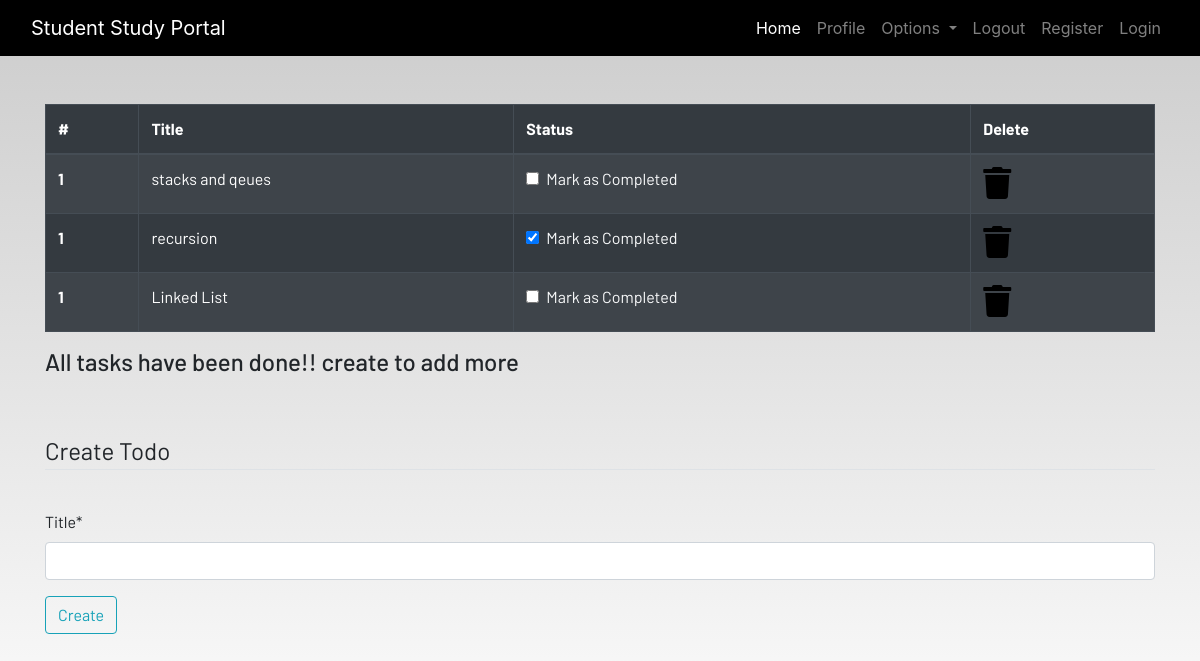
The app's page /todo (signed in) with its own data.
### dashboard/models.py (models this page shows, shortened)
class Todo(models.Model):
    user = models.ForeignKey(User, on_delete=models.CASCADE)
    title = models.CharField(max_length=100)
    is_finished = models.BooleanField(default=False)

### dashboard/views.py (the view)
# urls.py: path('todo', todo, name='todo'),
@login_required(redirect_field_name='login')
def todo(request):
    if request.method == 'POST':
        form = TodoForm(request.POST)
        if form.is_valid():
            instance = form.save(commit=False)
            instance.user = request.user
            instance.save()
            messages.success(request, f'Todo Added from {request.user.username} Successfully')
            return redirect('todo')
    else:
        form = TodoForm()
    todos = Todo.objects.filter(user=request.user)
    context = {'todos': todos, 'form': form}
    return render(request, 'dashboard/todo.html', context)

### dashboard/forms.py
class TodoForm(forms.ModelForm):
    class Meta:
        model = Todo
        fields = ['title']

### dashboard/templates/dashboard/todo.html (shortened to what this page needs)
{% extends 'dashboard/base.html' %}
{% load static %}
{% load crispy_forms_tags %}
{% block content %}
<div class="container">
    <table class="table table-striped table-bordered table-hover table-dark">
        <thead>
            <tr>
                <th scope="col">#</th>
                <th scope="col">Title</th>
                <th scope="col">Status</th>
                <th scope="col">Delete</th>
            </tr>
        </thead>
        <tbody>
            {% for todo in todos %}
            <tr>
                <th scope="row">1</th>
                <td>{{todo.title}}</td>
                <td>
                    <a href="{% url 'update_todo' todo.id %}">
                        <div class="form-check">
                            {% if todo.is_finished %}
                            <input class="form-check-input" type="checkbox" value="" checked>
                            {% else %}
                            <input class="form-check-input" type="checkbox" value="">
                            {% endif %}
                            <label class="form-check-label text-light" for="flexCheckDefault">
                                Mark as Completed
                            </label>
                        </div>
                    </a>
                </td>
                <td><a href="{% url 'delete_todo' todo.id %}"><i class="fa fa-trash fa-2x"></i></a></td>
            </tr>
            {% endfor %}
        </tbody>
    </table>
    <h4>All tasks have been done!! create to add more</h4>
</div><br><br>
<div class="container">
    <form method="POST">
        <fieldset class="form-group">
            <legend class="border-bottom mb-4">Create Todo</legend>
        </fieldset>
        {{form|crispy}}
        <div class="form-group">
            <button href="" class="btn btn-outline-info" type="submit">
                Create
            </button>
        </div>
    </form>
</div>
{% endblock content %}

### static/css/main.css (style rules this page uses)
html { scroll-behavior: smooth; height: 100%; width: 100%; }
a { text-decoration: none !important; color: black; }
html, body { max-width: 100%; overflow-x: hidden; height: 100%; width: 100%; }
body { background: linear-gradient(rgba(0, 0, 0, 0.2), rgba(255, 255, 255, 0.5)); overflow-x: hidden; background-repeat: no-repeat; }
.fa { color: black; }

### records on screen
Todo: title "stacks and qeues"
Todo: title "recursion"
Todo: title "Linked List"
